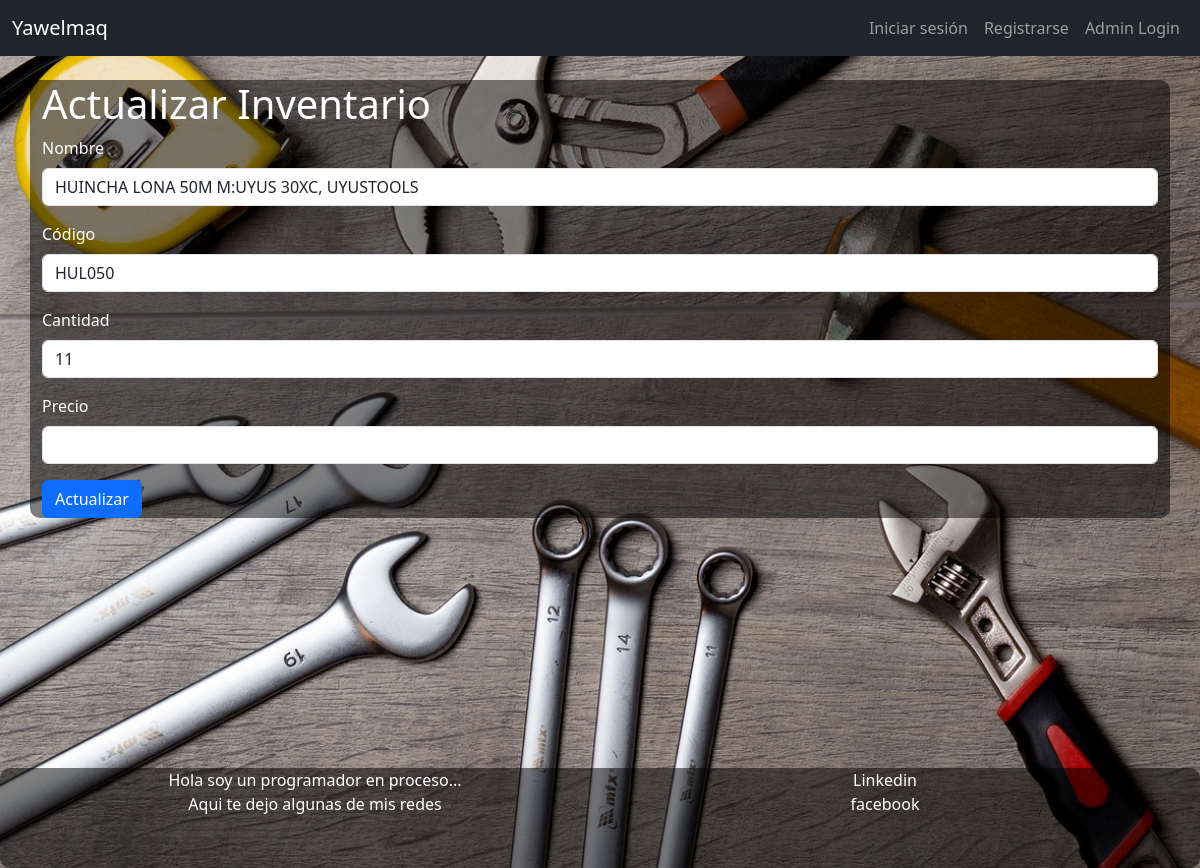
Page /todo/update/4 on the committed database.
### todor/models.py (models this page shows, shortened)
class Inventario(db.Model):
    id = db.Column(db.Integer, primary_key=True)
    nombre = db.Column(db.String(80), nullable=False)
    codigo = db.Column(db.String(80), nullable=False)
    cantidad = db.Column(db.Integer, nullable=False)
    precio = db.Column(db.Float, nullable=False)

### todor/todo.py (the view, shortened to what this page needs)
@bp.route('/update/<int:id>', methods=['GET', 'POST'])
def update(id):
    todo = Inventario.query.get_or_404(id)
    return render_template('todo/update.html', todo=todo)

### todor/adm.py (called while the page is built)
@bp.before_app_request
def load_logged_in_admin():
    admin_id = session.get('admin_id')
    if admin_id is None:
        g.admin = None
    else:
        g.admin = Admin.query.get(admin_id)

### todor/auth.py (called while the page is built)
@bp.before_app_request
def load_logged_in_user():
    user_id = session.get('user_id')
    if user_id is None:
        g.user = None
    else:
        g.user = User.query.get(user_id)

### todor/templates/todo/update.html (shortened to what this page needs)
{% extends 'base.html' %}
{% block content %}
<div class="container mt-4 formedit">
    <h1>Actualizar Inventario</h1>
    <form method="POST" action="{{ url_for('todo.update', id=todo.id) }}">
        <div class="mb-3">
            <label for="nombre" class="form-label">Nombre</label>
            <input type="text" class="form-control" id="nombre" name="nombre" value="{{ todo.nombre }}" required>
        </div>
        <div class="mb-3">
            <label for="codigo" class="form-label">Código</label>
            <input type="text" class="form-control" id="codigo" name="codigo" value="{{ todo.codigo }}" required>
        </div>
        <div class="mb-3">
            <label for="cantidad" class="form-label">Cantidad</label>
            <input type="number" class="form-control" id="cantidad" name="cantidad" value="{{ todo.cantidad }}" required>
        </div>
        <div class="mb-3">
            <label for="precio" class="form-label">Precio</label>
            <input type="number" class="form-control" id="precio" name="precio" value="{{ todo.precio }}" required>
        </div>
        <button type="submit" class="btn btn-primary">Actualizar</button>
    </form>
</div>
{% endblock %}

### static/styles.css (style rules this page uses)
body { background-image: url('/static/tool-2820946_1280.jpg'); background-size: cover; background-repeat: no-repeat; background-attachment: fixed; }
.formedit { background-color: rgba(0, 0, 0, 0.5); color: white; border-radius: 10px; margin-top: 200px; }

### rows in the picture
Inventario: nombre "HUINCHA LONA 50M M:UYUS 30XC, UYUSTOOLS", codigo "HUL050", cantidad "11"
